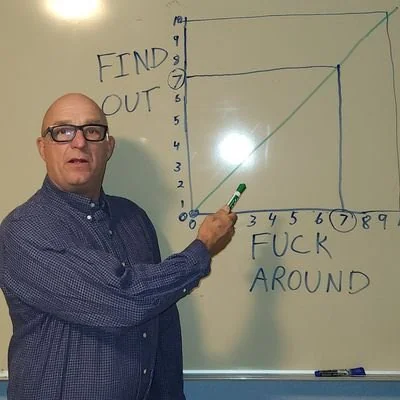
#> input picture FAFO.png, 400 x 400 px
$ python compressor.py FAFO.png 5
#> lines starting #> are read from the running program, lines starting #| are printed output that depends on the picture
from PIL import Image
import os
import sys

def compress_image(input_path, output_path=None, quality=70, max_width=180):
    """
    Compress an image while preserving transparency when possible.
    Works for PNGs (with alpha) and JPEGs.
    """
#> called with input_path = 'FAFO.png', quality = 5, max_width = 180
    if output_path is None:
        name, ext = os.path.splitext(input_path)
        output_path = f"{name}_compressed{ext}"

    with Image.open(input_path) as img:
        # Resize if larger than max_width
#> img is the input picture: PIL image 400x400 RGB; mean R, G, B 130.7, 126.9, 113.4
        if img.width > max_width:
            ratio = max_width / float(img.width)
#> ratio = 0.45
            new_height = int(img.height * ratio)
#> new_height = 180
            img = img.resize((max_width, new_height), Image.LANCZOS)
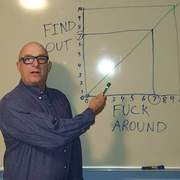
#> img: PIL image 180x180 RGB; mean R, G, B 130.7, 126.9, 113.4

        # Handle PNGs with transparency
        if img.mode in ("RGBA", "LA"):
            # Preserve transparency
            img.save(output_path, optimize=True)
        else:
            # For JPEG or others, convert to RGB
            if img.mode != "RGB":
                img = img.convert("RGB")
            img.save(output_path, optimize=True, quality=quality)

        print(f"✅ Compressed image saved to: {output_path}")

if __name__ == "__main__":
    if len(sys.argv) < 2:
        print("Usage: python3 compress_image.py <image_path> [quality]")
    else:
        image_path = sys.argv[1]
        quality = int(sys.argv[2]) if len(sys.argv) > 2 else 70
        compress_image(image_path, quality=quality)
